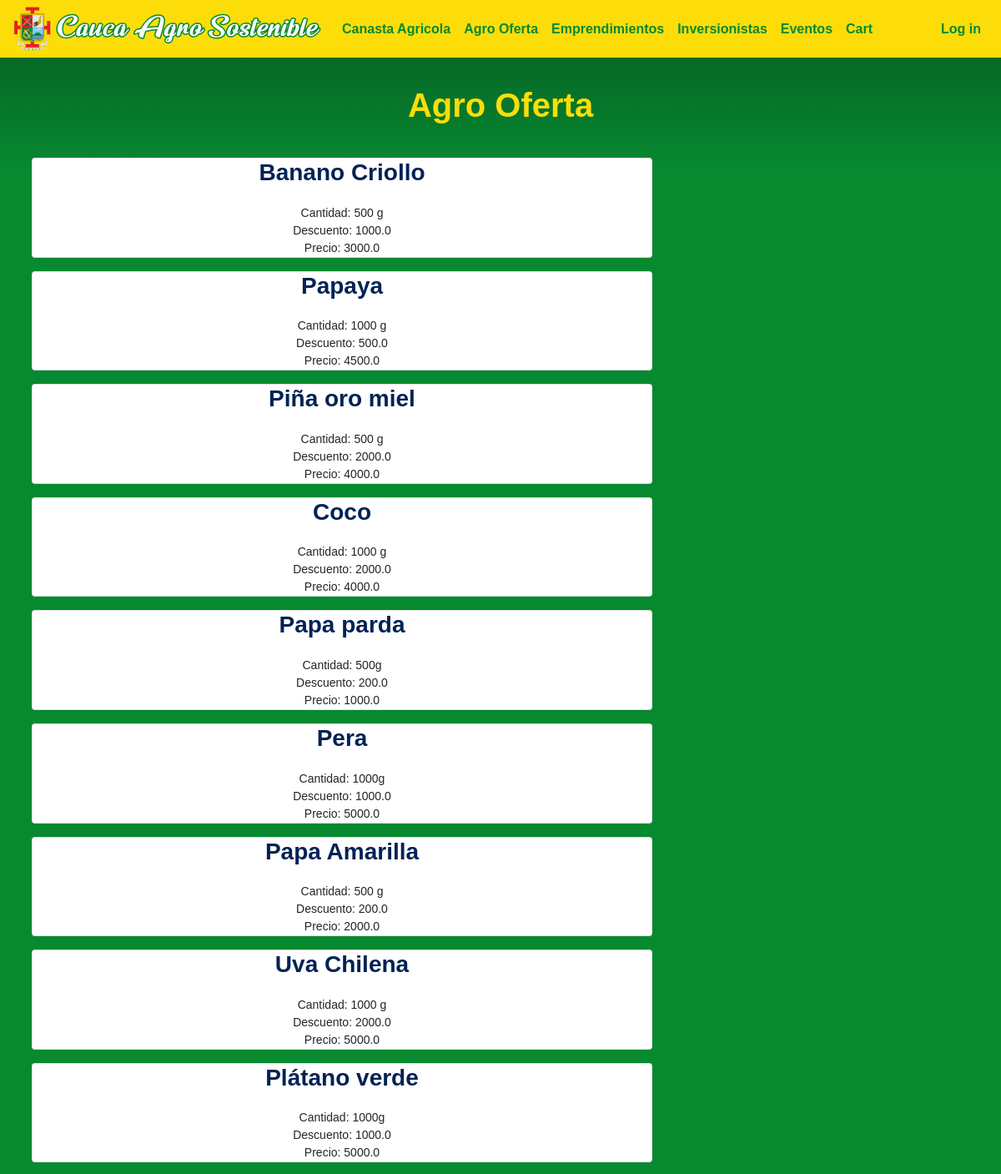
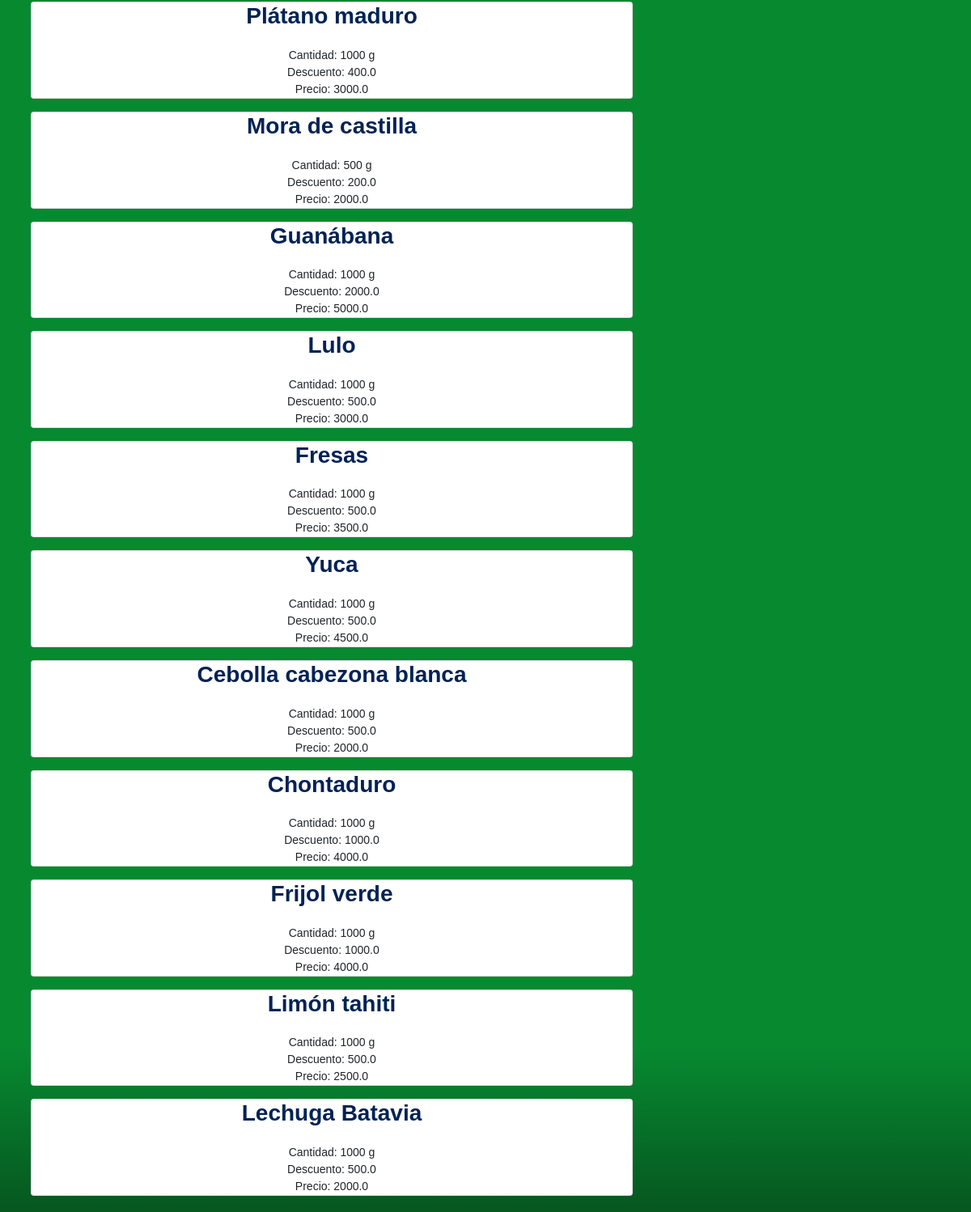
The page /agro-oferta on the database its author committed (2 pictures, top to bottom).
### caucaSostenible/models.py (models this page shows)
class Product(models.Model):
   name = models.CharField(max_length=60)
   price = models.FloatField()
   discount = models.FloatField()
   description = models.CharField(max_length=300)
   imgURL = models.CharField(max_length=300)

### caucaSostenible/views.py (the view)
# urls.py: path("agro-oferta", views.farming_offers_view, name="agro-oferta"),
def farming_offers_view(request):
    products = Product.objects.all().exclude(discount=0)
    return render(request, "general/agro_oferta.html", {"products": products})

### caucaSostenible/templates/general/agro_oferta.html (shortened to what this page needs)
{% extends "general/layout.html" %}
{% load static %}
{% block body %}
<div id="main-container">
    <h1><center>Agro Oferta</center></h1>
    <br>
    {% for product in products %}
    <div class="container">
        <div class="row">
            <div class="col-12 col-lg-8 p-2">
                <article class="card h-100 bg-sucess">
                    <center>
                    <h3 class="title">{{product.name}}</h3>
                    <p>Cantidad: {{product.description}}</p>
                    <p>Descuento: {{product.discount}}</p>
                    <p>Precio: {{product.price}}</p>
                     </center>
                </article>
            </div>
        </div>
    </div>
    {% endfor %}
</div>
{% endblock %}

### caucaSostenible/static/caucaSostenible/css/generalStyles.css (style rules this page uses)
body { font-size: 14px; font-family: Arial, sans-serif; }

### caucaSostenible/static/caucaSostenible/css/styles.css (style rules this page uses)
body { padding: 0px 0px; background: rgb(6,87,32); background: linear-gradient(180deg, rgba(6,87,32,1) 0%, rgba(7,137,48,1) 7%, rgba(7,137,48,1) 93%, rgba(6,87,32,1) 100%); }
h1 { color: #fcdd09; font-weight: bold; margin: 0 0 10px 0; }
h3 { color: #fcdd09; margin: 0 0 7px 0; }
#main-container { padding: 12px 10px; }
p { margin: 0 0; }
html { min-height: 100%; }
.title { color: #002255; font-weight: bold; margin-bottom: 0px }

### rows shown on the page
Product: name "Banano Criollo", description "500 g", discount "1000.0", price "3000.0"
Product: name "Papaya", description "1000 g", discount "500.0", price "4500.0"
Product: name "Piña oro miel", description "500 g", discount "2000.0", price "4000.0"
Product: name "Coco", description "1000 g", discount "2000.0", price "4000.0"
Product: name "Papa parda", description "500g", discount "200.0", price "1000.0"
Product: name "Pera", description "1000g", discount "1000.0", price "5000.0"
Product: name "Papa Amarilla", description "500 g", discount "200.0", price "2000.0"
Product: name "Uva Chilena", description "1000 g", discount "2000.0", price "5000.0"
Product: name "Plátano verde", description "1000g", discount "1000.0", price "5000.0"
Product: name "Plátano maduro", description "1000 g", discount "400.0", price "3000.0"
Product: name "Mora de castilla", description "500 g", discount "200.0", price "2000.0"
Product: name "Guanábana", description "1000 g", discount "2000.0", price "5000.0"
Product: name "Lulo", description "1000 g", discount "500.0", price "3000.0"
Product: name "Fresas", description "1000 g", discount "500.0", price "3500.0"
Product: name "Yuca", description "1000 g", discount "500.0", price "4500.0"
Product: name "Cebolla cabezona blanca", description "1000 g", discount "500.0", price "2000.0"
Product: name "Chontaduro", description "1000 g", discount "1000.0", price "4000.0"
Product: name "Frijol verde", description "1000 g", discount "1000.0", price "4000.0"
Product: name "Limón tahiti", description "1000 g", discount "500.0", price "2500.0"
Product: name "Lechuga Batavia", description "1000 g", discount "500.0", price "2000.0"
